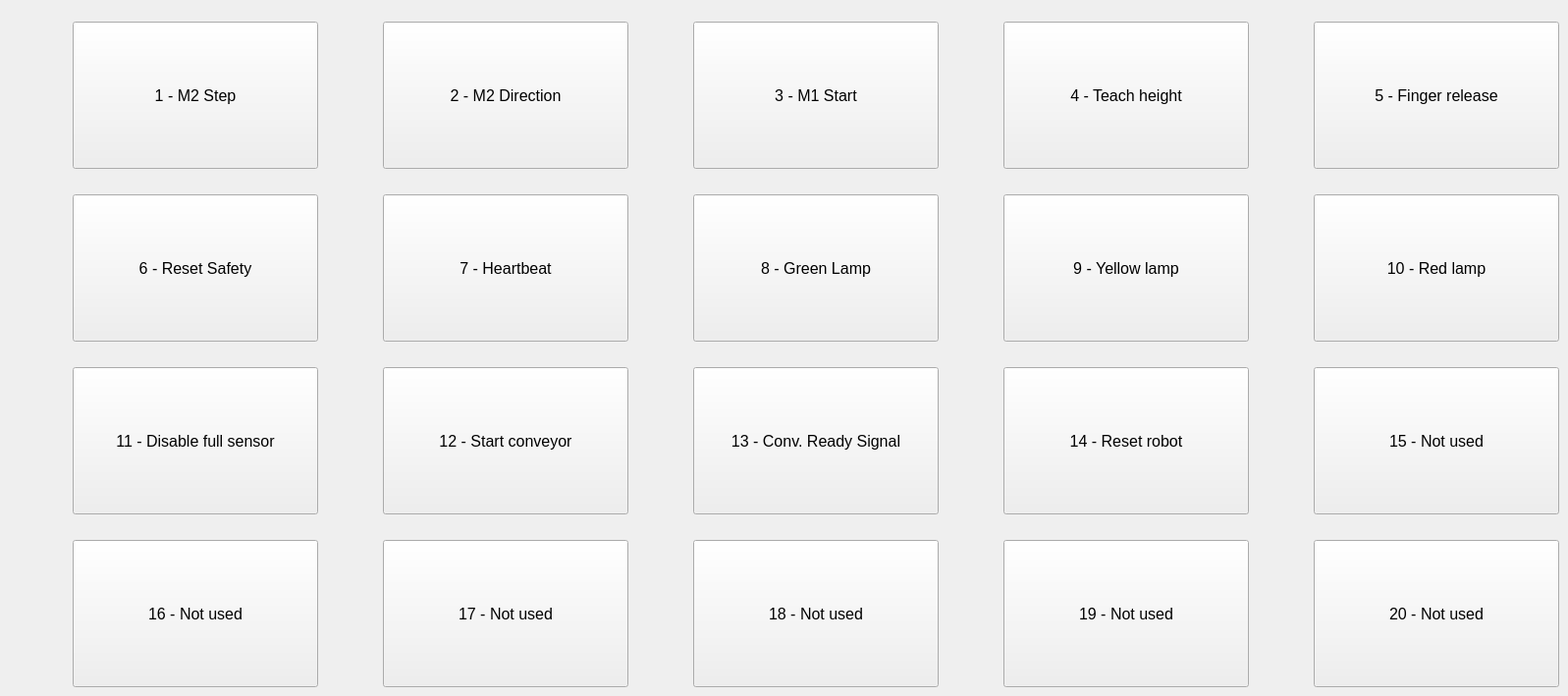
    <widget class="QWidget" name="tab_3">
     <attribute name="title">
      <string>Outputs</string>
     </attribute>
     <widget class="QPushButton" name="pushButton_10">
      <property name="geometry">
       <rect>
        <x>1338</x>
        <y>198</y>
        <width>250</width>
        <height>150</height>
       </rect>
      </property>
      <property name="minimumSize">
       <size>
        <width>250</width>
        <height>150</height>
       </size>
      </property>
      <property name="maximumSize">
       <size>
        <width>250</width>
        <height>150</height>
       </size>
      </property>
      <property name="font">
       <font>
        <pointsize>12</pointsize>
        <weight>50</weight>
        <italic>false</italic>
        <bold>false</bold>
        <kerning>true</kerning>
       </font>
      </property>
      <property name="text">
       <string>10 - Red lamp</string>
      </property>
      <property name="checkable">
       <bool>false</bool>
      </property>
      <property name="checked">
       <bool>false</bool>
      </property>
      <property name="autoExclusive">
       <bool>false</bool>
      </property>
      <property name="autoDefault">
       <bool>false</bool>
      </property>
      <property name="flat">
       <bool>false</bool>
      </property>
     </widget>
     <widget class="QPushButton" name="pushButton_15">
      <property name="geometry">
       <rect>
        <x>1338</x>
        <y>374</y>
        <width>250</width>
        <height>150</height>
       </rect>
      </property>
      <property name="minimumSize">
       <size>
        <width>250</width>
        <height>150</height>
       </size>
      </property>
      <property name="maximumSize">
       <size>
        <width>250</width>
        <height>150</height>
       </size>
      </property>
      <property name="font">
       <font>
        <pointsize>12</pointsize>
        <weight>50</weight>
        <italic>false</italic>
        <bold>false</bold>
        <kerning>true</kerning>
       </font>
      </property>
      <property name="text">
       <string>15 - Not used</string>
      </property>
      <property name="checkable">
       <bool>false</bool>
      </property>
      <property name="checked">
       <bool>false</bool>
      </property>
      <property name="autoExclusive">
       <bool>false</bool>
      </property>
      <property name="autoDefault">
       <bool>false</bool>
      </property>
      <property name="flat">
       <bool>false</bool>
      </property>
     </widget>
     <widget class="QPushButton" name="pushButton_2">
      <property name="geometry">
       <rect>
        <x>390</x>
        <y>22</y>
        <width>250</width>
        <height>150</height>
       </rect>
      </property>
      <property name="minimumSize">
       <size>
        <width>250</width>
        <height>150</height>
       </size>
      </property>
      <property name="maximumSize">
       <size>
        <width>250</width>
        <height>150</height>
       </size>
      </property>
      <property name="font">
       <font>
        <pointsize>12</pointsize>
        <weight>50</weight>
        <italic>false</italic>
        <bold>false</bold>
        <kerning>true</kerning>
       </font>
      </property>
      <property name="text">
       <string>2 - M2 Direction</string>
      </property>
      <property name="checkable">
       <bool>false</bool>
      </property>
      <property name="checked">
       <bool>false</bool>
      </property>
      <property name="autoExclusive">
       <bool>false</bool>
      </property>
      <property name="autoDefault">
       <bool>false</bool>
      </property>
      <property name="flat">
       <bool>false</bool>
      </property>
     </widget>
     <widget class="QPushButton" name="pushButton_3">
      <property name="geometry">
       <rect>
        <x>706</x>
        <y>22</y>
        <width>250</width>
        <height>150</height>
       </rect>
      </property>
      <property name="minimumSize">
       <size>
        <width>250</width>
        <height>150</height>
       </size>
      </property>
      <property name="maximumSize">
       <size>
        <width>250</width>
        <height>150</height>
       </size>
      </property>
      <property name="font">
       <font>
        <pointsize>12</pointsize>
        <weight>50</weight>
        <italic>false</italic>
        <bold>false</bold>
        <kerning>true</kerning>
       </font>
      </property>
      <property name="text">
       <string>3 - M1 Start</string>
      </property>
      <property name="checkable">
       <bool>false</bool>
      </property>
      <property name="checked">
       <bool>false</bool>
      </property>
      <property name="autoExclusive">
       <bool>false</bool>
      </property>
      <property name="autoDefault">
       <bool>false</bool>
      </property>
      <property name="flat">
       <bool>false</bool>
      </property>
     </widget>
     <widget class="QPushButton" name="pushButton_16">
      <property name="geometry">
       <rect>
        <x>74</x>
        <y>550</y>
        <width>250</width>
        <height>150</height>
       </rect>
      </property>
      <property name="minimumSize">
       <size>
        <width>250</width>
        <height>150</height>
       </size>
      </property>
      <property name="maximumSize">
       <size>
        <width>250</width>
        <height>150</height>
       </size>
      </property>
      <property name="font">
       <font>
        <pointsize>12</pointsize>
        <weight>50</weight>
        <italic>false</italic>
        <bold>false</bold>
        <kerning>true</kerning>
       </font>
      </property>
      <property name="text">
       <string>16 - Not used</string>
      </property>
      <property name="checkable">
       <bool>false</bool>
      </property>
      <property name="checked">
       <bool>false</bool>
      </property>
      <property name="autoExclusive">
       <bool>false</bool>
      </property>
      <property name="autoDefault">
       <bool>false</bool>
      </property>
      <property name="flat">
       <bool>false</bool>
      </property>
     </widget>
     <widget class="QPushButton" name="pushButton_4">
      <property name="geometry">
       <rect>
        <x>1022</x>
        <y>22</y>
        <width>250</width>
        <height>150</height>
       </rect>
      </property>
      <property name="minimumSize">
       <size>
        <width>250</width>
        <height>150</height>
       </size>
      </property>
      <property name="maximumSize">
       <size>
        <width>250</width>
        <height>150</height>
       </size>
      </property>
      <property name="font">
       <font>
        <pointsize>12</pointsize>
        <weight>50</weight>
        <italic>false</italic>
        <bold>false</bold>
        <kerning>true</kerning>
       </font>
      </property>
      <property name="text">
       <string>4 - Teach height</string>
      </property>
      <property name="checkable">
       <bool>false</bool>
      </property>
      <property name="checked">
       <bool>false</bool>
      </property>
      <property name="autoExclusive">
       <bool>false</bool>
      </property>
      <property name="autoDefault">
       <bool>false</bool>
      </property>
      <property name="flat">
       <bool>false</bool>
      </property>
     </widget>
     <widget class="QPushButton" name="pushButton_1">
      <property name="geometry">
       <rect>
        <x>74</x>
        <y>22</y>
        <width>250</width>
        <height>150</height>
       </rect>
      </property>
      <property name="minimumSize">
       <size>
        <width>250</width>
        <height>150</height>
       </size>
      </property>
      <property name="maximumSize">
       <size>
        <width>250</width>
        <height>150</height>
       </size>
      </property>
      <property name="font">
       <font>
        <pointsize>12</pointsize>
        <weight>50</weight>
        <italic>false</italic>
        <bold>false</bold>
        <kerning>true</kerning>
       </font>
      </property>
      <property name="text">
       <string>1 - M2 Step</string>
      </property>
      <property name="checkable">
       <bool>false</bool>
      </property>
      <property name="checked">
       <bool>false</bool>
      </property>
      <property name="autoExclusive">
       <bool>false</bool>
      </property>
      <property name="autoDefault">
       <bool>false</bool>
      </property>
      <property name="flat">
       <bool>false</bool>
      </property>
     </widget>
     <widget class="QPushButton" name="pushButton_6">
      <property name="geometry">
       <rect>
        <x>74</x>
        <y>198</y>
        <width>250</width>
        <height>150</height>
       </rect>
      </property>
      <property name="minimumSize">
       <size>
        <width>250</width>
        <height>150</height>
       </size>
      </property>
      <property name="maximumSize">
       <size>
        <width>250</width>
        <height>150</height>
       </size>
      </property>
      <property name="font">
       <font>
        <pointsize>12</pointsize>
        <weight>50</weight>
        <italic>false</italic>
        <bold>false</bold>
        <kerning>true</kerning>
       </font>
      </property>
      <property name="text">
       <string>6 - Reset Safety</string>
      </property>
      <property name="checkable">
       <bool>false</bool>
      </property>
      <property name="checked">
       <bool>false</bool>
      </property>
      <property name="autoExclusive">
       <bool>false</bool>
      </property>
      <property name="autoDefault">
       <bool>false</bool>
      </property>
      <property name="flat">
       <bool>false</bool>
      </property>
     </widget>
     <widget class="QPushButton" name="pushButton_13">
      <property name="geometry">
       <rect>
        <x>706</x>
        <y>374</y>
        <width>250</width>
        <height>150</height>
       </rect>
      </property>
      <property name="minimumSize">
       <size>
        <width>250</width>
        <height>150</height>
       </size>
      </property>
      <property name="maximumSize">
       <size>
        <width>250</width>
        <height>150</height>
       </size>
      </property>
      <property name="font">
       <font>
        <pointsize>12</pointsize>
        <weight>50</weight>
        <italic>false</italic>
        <bold>false</bold>
        <kerning>true</kerning>
       </font>
      </property>
      <property name="text">
       <string>13 - Conv. Ready Signal</string>
      </property>
      <property name="checkable">
       <bool>false</bool>
      </property>
      <property name="checked">
       <bool>false</bool>
      </property>
      <property name="autoExclusive">
       <bool>false</bool>
      </property>
      <property name="autoDefault">
       <bool>false</bool>
      </property>
      <property name="flat">
       <bool>false</bool>
      </property>
     </widget>
     <widget class="QPushButton" name="pushButton_17">
      <property name="geometry">
       <rect>
        <x>390</x>
        <y>550</y>
        <width>250</width>
        <height>150</height>
       </rect>
      </property>
      <property name="minimumSize">
       <size>
        <width>250</width>
        <height>150</height>
       </size>
      </property>
      <property name="maximumSize">
       <size>
        <width>250</width>
        <height>150</height>
       </size>
      </property>
      <property name="font">
       <font>
        <pointsize>12</pointsize>
        <weight>50</weight>
        <italic>false</italic>
        <bold>false</bold>
        <kerning>true</kerning>
       </font>
      </property>
      <property name="text">
       <string>17 - Not used</string>
      </property>
      <property name="checkable">
       <bool>false</bool>
      </property>
      <property name="checked">
       <bool>false</bool>
      </property>
      <property name="autoExclusive">
       <bool>false</bool>
      </property>
      <property name="autoDefault">
       <bool>false</bool>
      </property>
      <property name="flat">
       <bool>false</bool>
      </property>
     </widget>
     <widget class="QPushButton" name="pushButton_9">
      <property name="geometry">
       <rect>
        <x>1022</x>
        <y>198</y>
        <width>250</width>
        <height>150</height>
       </rect>
      </property>
      <property name="minimumSize">
       <size>
        <width>250</width>
        <height>150</height>
       </size>
      </property>
      <property name="maximumSize">
       <size>
        <width>250</width>
        <height>150</height>
       </size>
      </property>
      <property name="font">
       <font>
        <pointsize>12</pointsize>
        <weight>50</weight>
        <italic>false</italic>
        <bold>false</bold>
        <kerning>true</kerning>
       </font>
      </property>
      <property name="text">
       <string>9 - Yellow lamp</string>
      </property>
      <property name="checkable">
       <bool>false</bool>
      </property>
      <property name="checked">
       <bool>false</bool>
      </property>
      <property name="autoExclusive">
       <bool>false</bool>
      </property>
      <property name="autoDefault">
       <bool>false</bool>
      </property>
      <property name="flat">
       <bool>false</bool>
      </property>
     </widget>
     <widget class="QPushButton" name="pushButton_12">
      <property name="geometry">
       <rect>
        <x>390</x>
        <y>374</y>
        <width>250</width>
        <height>150</height>
       </rect>
      </property>
      <property name="minimumSize">
       <size>
        <width>250</width>
        <height>150</height>
       </size>
      </property>
      <property name="maximumSize">
       <size>
        <width>250</width>
        <height>150</height>
       </size>
      </property>
      <property name="font">
       <font>
        <pointsize>12</pointsize>
        <weight>50</weight>
        <italic>false</italic>
        <bold>false</bold>
        <kerning>true</kerning>
       </font>
      </property>
      <property name="text">
       <string>12 - Start conveyor</string>
      </property>
      <property name="checkable">
       <bool>false</bool>
      </property>
      <property name="checked">
       <bool>false</bool>
      </property>
      <property name="autoExclusive">
       <bool>false</bool>
      </property>
      <property name="autoDefault">
       <bool>false</bool>
      </property>
      <property name="flat">
       <bool>false</bool>
      </property>
     </widget>
     <widget class="QPushButton" name="pushButton_20">
      <property name="geometry">
       <rect>
        <x>1338</x>
        <y>550</y>
        <width>250</width>
        <height>150</height>
       </rect>
      </property>
      <property name="minimumSize">
       <size>
        <width>250</width>
        <height>150</height>
       </size>
      </property>
      <property name="maximumSize">
       <size>
        <width>250</width>
        <height>150</height>
       </size>
      </property>
      <property name="font">
       <font>
        <pointsize>12</pointsize>
        <weight>50</weight>
        <italic>false</italic>
        <bold>false</bold>
        <kerning>true</kerning>
       </font>
      </property>
      <property name="text">
       <string>20 - Not used</string>
      </property>
      <property name="checkable">
       <bool>false</bool>
      </property>
      <property name="checked">
       <bool>false</bool>
      </property>
      <property name="autoExclusive">
       <bool>false</bool>
      </property>
      <property name="autoDefault">
       <bool>false</bool>
      </property>
      <property name="flat">
       <bool>false</bool>
      </property>
     </widget>
     <widget class="QPushButton" name="pushButton_19">
      <property name="geometry">
       <rect>
        <x>1022</x>
        <y>550</y>
        <width>250</width>
        <height>150</height>
       </rect>
      </property>
      <property name="minimumSize">
       <size>
        <width>250</width>
        <height>150</height>
       </size>
      </property>
      <property name="maximumSize">
       <size>
        <width>250</width>
        <height>150</height>
       </size>
      </property>
      <property name="font">
       <font>
        <pointsize>12</pointsize>
        <weight>50</weight>
        <italic>false</italic>
        <bold>false</bold>
        <kerning>true</kerning>
       </font>
      </property>
      <property name="text">
       <string>19 - Not used</string>
      </property>
      <property name="checkable">
       <bool>false</bool>
      </property>
      <property name="checked">
       <bool>false</bool>
      </property>
      <property name="autoExclusive">
       <bool>false</bool>
      </property>
      <property name="autoDefault">
       <bool>false</bool>
      </property>
      <property name="flat">
       <bool>false</bool>
      </property>
     </widget>
     <widget class="QPushButton" name="pushButton_8">
      <property name="geometry">
       <rect>
        <x>706</x>
        <y>198</y>
        <width>250</width>
        <height>150</height>
       </rect>
      </property>
      <property name="minimumSize">
       <size>
        <width>250</width>
        <height>150</height>
       </size>
      </property>
      <property name="maximumSize">
       <size>
        <width>250</width>
        <height>150</height>
       </size>
      </property>
      <property name="font">
       <font>
        <pointsize>12</pointsize>
        <weight>50</weight>
        <italic>false</italic>
        <bold>false</bold>
        <kerning>true</kerning>
       </font>
      </property>
      <property name="text">
       <string>8 - Green Lamp</string>
      </property>
      <property name="checkable">
       <bool>false</bool>
      </property>
      <property name="checked">
       <bool>false</bool>
      </property>
      <property name="autoExclusive">
       <bool>false</bool>
      </property>
      <property name="autoDefault">
       <bool>false</bool>
      </property>
      <property name="flat">
       <bool>false</bool>
      </property>
     </widget>
     <widget class="QPushButton" name="pushButton_18">
      <property name="geometry">
       <rect>
        <x>706</x>
        <y>550</y>
        <width>250</width>
        <height>150</height>
       </rect>
      </property>
      <property name="minimumSize">
       <size>
        <width>250</width>
        <height>150</height>
       </size>
      </property>
      <property name="maximumSize">
       <size>
        <width>250</width>
        <height>150</height>
       </size>
      </property>
      <property name="font">
       <font>
        <pointsize>12</pointsize>
        <weight>50</weight>
        <italic>false</italic>
        <bold>false</bold>
        <kerning>true</kerning>
       </font>
      </property>
      <property name="text">
       <string>18 - Not used</string>
      </property>
      <property name="checkable">
       <bool>false</bool>
      </property>
      <property name="checked">
       <bool>false</bool>
      </property>
      <property name="autoExclusive">
       <bool>false</bool>
      </property>
      <property name="autoDefault">
       <bool>false</bool>
      </property>
      <property name="flat">
       <bool>false</bool>
      </property>
     </widget>
     <widget class="QPushButton" name="pushButton_5">
      <property name="geometry">
       <rect>
        <x>1338</x>
        <y>22</y>
        <width>250</width>
        <height>150</height>
       </rect>
      </property>
      <property name="minimumSize">
       <size>
        <width>250</width>
        <height>150</height>
       </size>
      </property>
      <property name="maximumSize">
       <size>
        <width>250</width>
        <height>150</height>
       </size>
      </property>
      <property name="font">
       <font>
        <pointsize>12</pointsize>
        <weight>50</weight>
        <italic>false</italic>
        <bold>false</bold>
        <kerning>true</kerning>
       </font>
      </property>
      <property name="text">
       <string>5 - Finger release</string>
      </property>
      <property name="checkable">
       <bool>false</bool>
      </property>
      <property name="checked">
       <bool>false</bool>
      </property>
      <property name="autoExclusive">
       <bool>false</bool>
      </property>
      <property name="autoDefault">
       <bool>false</bool>
      </property>
      <property name="flat">
       <bool>false</bool>
      </property>
     </widget>
     <widget class="QPushButton" name="pushButton_7">
      <property name="geometry">
       <rect>
        <x>390</x>
        <y>198</y>
        <width>250</width>
        <height>150</height>
       </rect>
      </property>
      <property name="minimumSize">
       <size>
        <width>250</width>
        <height>150</height>
       </size>
      </property>
      <property name="maximumSize">
       <size>
        <width>250</width>
        <height>150</height>
       </size>
      </property>
      <property name="font">
       <font>
        <pointsize>12</pointsize>
        <weight>50</weight>
        <italic>false</italic>
        <bold>false</bold>
        <kerning>true</kerning>
       </font>
      </property>
      <property name="text">
       <string>7 - Heartbeat</string>
      </property>
      <property name="checkable">
       <bool>false</bool>
      </property>
      <property name="checked">
       <bool>false</bool>
      </property>
      <property name="autoExclusive">
       <bool>false</bool>
      </property>
      <property name="autoDefault">
       <bool>false</bool>
      </property>
      <property name="flat">
       <bool>false</bool>
      </property>
     </widget>
     <widget class="QPushButton" name="pushButton_14">
      <property name="geometry">
       <rect>
        <x>1022</x>
        <y>374</y>
        <width>250</width>
        <height>150</height>
       </rect>
      </property>
      <property name="minimumSize">
       <size>
        <width>250</width>
        <height>150</height>
       </size>
      </property>
      <property name="maximumSize">
       <size>
        <width>250</width>
        <height>150</height>
       </size>
      </property>
      <property name="font">
       <font>
        <pointsize>12</pointsize>
        <weight>50</weight>
        <italic>false</italic>
        <bold>false</bold>
        <kerning>true</kerning>
       </font>
      </property>
      <property name="text">
       <string>14 - Reset robot</string>
      </property>
      <property name="checkable">
       <bool>false</bool>
      </property>
      <property name="checked">
       <bool>false</bool>
      </property>
      <property name="autoExclusive">
       <bool>false</bool>
      </property>
      <property name="autoDefault">
       <bool>false</bool>
      </property>
      <property name="flat">
       <bool>false</bool>
      </property>
     </widget>
     <widget class="QPushButton" name="pushButton_11">
      <property name="geometry">
       <rect>
        <x>74</x>
        <y>374</y>
        <width>250</width>
        <height>150</height>
       </rect>
      </property>
      <property name="minimumSize">
       <size>
        <width>250</width>
        <height>150</height>
       </size>
      </property>
      <property name="maximumSize">
       <size>
        <width>250</width>
        <height>150</height>
       </size>
      </property>
      <property name="font">
       <font>
        <pointsize>12</pointsize>
        <weight>50</weight>
        <italic>false</italic>
        <bold>false</bold>
        <kerning>true</kerning>
       </font>
      </property>
      <property name="text">
       <string>11 - Disable full sensor</string>
      </property>
      <property name="checkable">
       <bool>false</bool>
      </property>
      <property name="checked">
       <bool>false</bool>
      </property>
      <property name="autoExclusive">
       <bool>false</bool>
      </property>
      <property name="autoDefault">
       <bool>false</bool>
      </property>
      <property name="flat">
       <bool>false</bool>
      </property>
     </widget>
    </widget>
